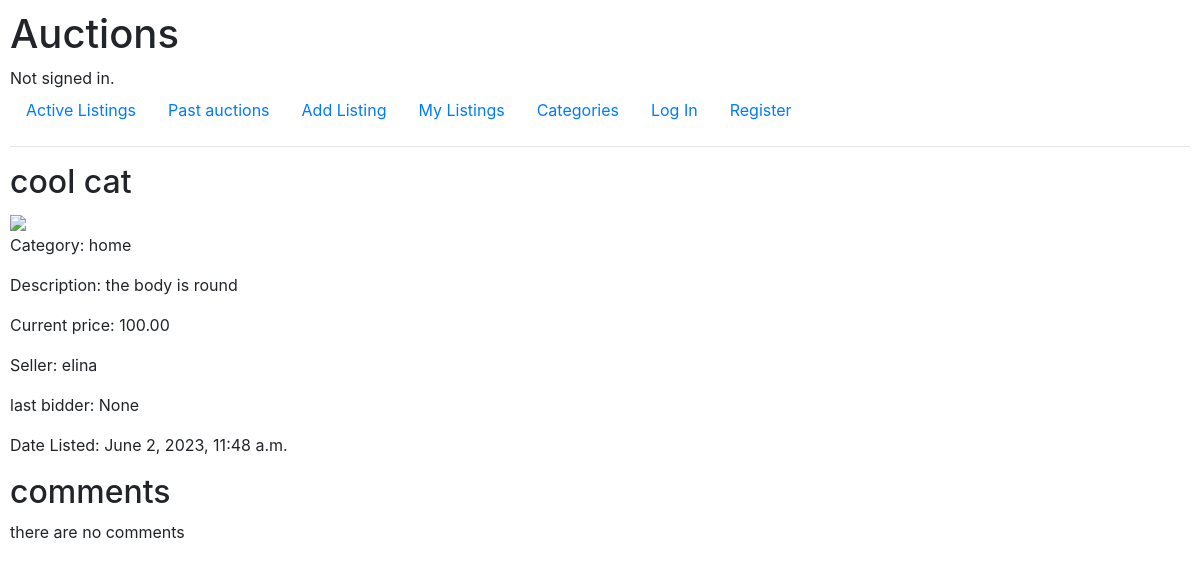
The app's page /listing/4, older data.
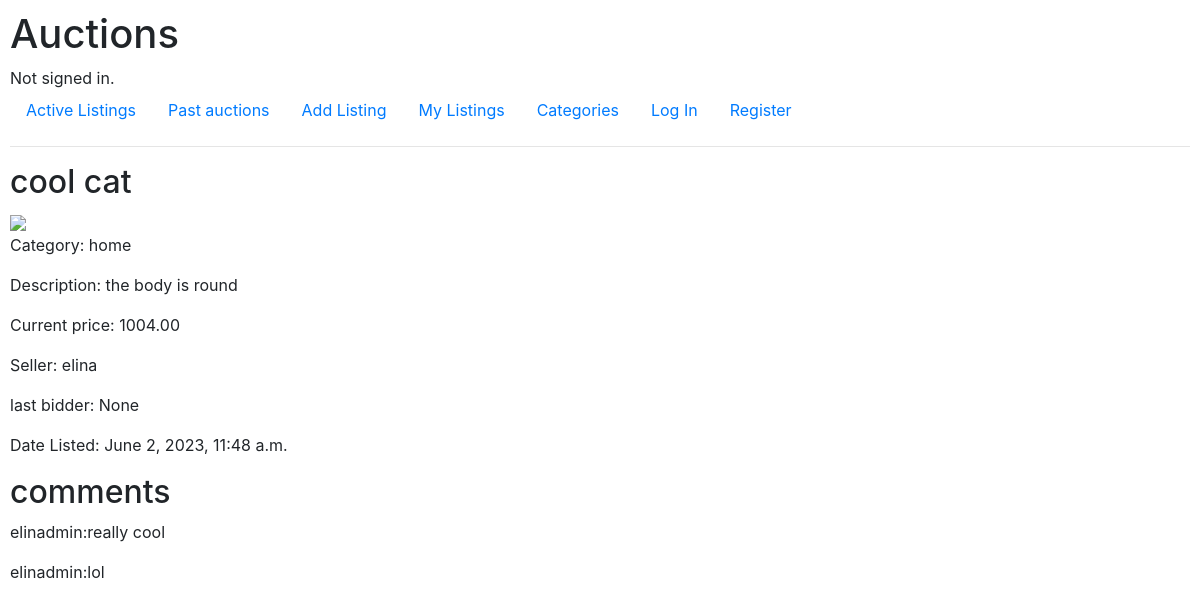
The same page, newer data.
### auctions/models.py (models this page shows)
class Listings(models.Model):
    listing_id = models.AutoField(primary_key=True)
    user_id = models.ForeignKey(User,on_delete=models.CASCADE)
    isactive = models.BooleanField(default=False)
    current_price = models.DecimalField(max_digits=6,decimal_places=2)
    description = models.TextField()
    title = models.CharField(max_length=20)
    category_choices = [
        ("fashion",'fashion'),
        ("toys",'toys'),
        ("electronics",'electronics'),
        ("home",'home')
    ]
    category = models.CharField(max_length=20,choices=category_choices,default="fashion", blank=True)
    img = models.TextField(blank=True)
    created = models.DateTimeField(auto_now_add=True, blank=True)
    watchlist = models.ManyToManyField(User, blank=True,null=True,related_name="user")
    last_bidder = models.ForeignKey(User,on_delete=models.CASCADE, blank=True,null=True,related_name="bidder")
    def __str__(self):
        return f"{self.title}"

class User(AbstractUser):
    user_id = models.AutoField(primary_key=True)

class Comments(models.Model):
    comment_id = models.AutoField(primary_key=True)
    user_id = models.ForeignKey(User,on_delete=models.CASCADE,related_name="commenter")
    listing_id = models.ForeignKey(Listings,on_delete=models.CASCADE,related_name="listing")
    comment = models.CharField(max_length=200)
    def __str__(self):
        return f"{self.user_id}:{self.comment}"

### auctions/views.py (the view)
# urls.py: path("listing/<int:id>",views.listing,name="listing"),
def listing(request,id):
    listingDetails = Listings.objects.get(pk=id)
    currentUser = request.user
    isListingInWatchlist = False
    isSeller = False
    if listingDetails.user_id == currentUser:
        isSeller = True
    comments = Comments.objects.filter(listing_id = id)
    if currentUser in listingDetails.watchlist.all():
        isListingInWatchlist = True
    else:
        isListingInWatchlist = False
    return render(request,"auctions/listing.html",{
        "listing":listingDetails,
        "isListingInWatchList":isListingInWatchlist,
        "comments":comments,
        "isSeller":isSeller
    })

### auctions/templates/auctions/listing.html (shortened to what this page needs)
{% extends "auctions/layout.html" %}
{% block body %}
<h2>{{listing}}</h2>
<img src="{{listing.img}}">
<p>Category: {{listing.category}}</p>
<p>Description: {{listing.description}}</p>
<p>Current price: {{listing.current_price}}</p>
<p>Seller: {{listing.user_id}}</p>
<p>last bidder: {{listing.last_bidder}}</p>
<p>Date Listed: {{listing.created}}</p>
{% if listing.isactive %}
<h2> comments</h2>
{% if comments %}
{% for comment in comments %}
    <p>{{comment}}</p>
{% endfor %}
{% else %}
    there are no comments
{% endif %}
{%else%}
The auction has ended
{% endif %}
{% endblock %}

Row changes from the older to the newer data that the page shows:
changed Listings "cool cat": current_price "100.00" → "1004.00"
added Comments: user_id+comment "elinadmin:really cool"
added Comments: user_id+comment "elinadmin:lol"
Text that changed along with them:
text no longer shown: "there are no comments"
